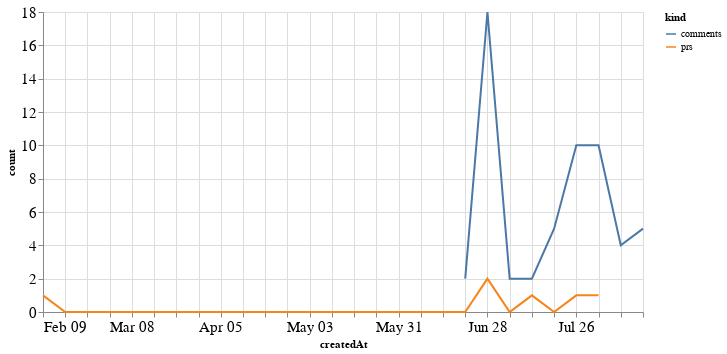

This figure's notebook cell:
### Code cell
alt.Chart(total_time, width=600).mark_line().encode(
    x='createdAt',
    y='count',
    color='kind'
)

### Figure 1 — Vega-Lite specification as saved in the notebook (floating-point values rounded to 4 significant figures)
{"config": {"axisLeft": {"labelFontSize": 15}, "axisBottom": {"labelFontSize": 15}}, "data": {"name": "data-91afd654a48742d6f42d5e1badb27491"}, "mark": "line", "encoding": {"color": {"type": "nominal", "field": "kind"}, "x": {"type": "temporal", "field": "createdAt"}, "y": {"type": "quantitative", "field": "count"}}, "width": 600, "$schema": "https://vega.github.io/schema/vega-lite/v4.8.1.json", "datasets": {"data-91afd654a48742d6f42d5e1badb27491": [{"createdAt": "2020-02-09T00:00:00", "kind": "prs", "count": 1.0}, {"createdAt": "2020-02-16T00:00:00", "kind": "prs", "count": 0.0}, {"createdAt": "2020-02-23T00:00:00", "kind": "prs", "count": 0.0}, {"createdAt": "2020-03-01T00:00:00", "kind": "prs", "count": 0.0}, {"createdAt": "2020-03-08T00:00:00", "kind": "prs", "count": 0.0}, {"createdAt": "2020-03-15T00:00:00", "kind": "prs", "count": 0.0}, {"createdAt": "2020-03-22T00:00:00", "kind": "prs", "count": 0.0}, {"createdAt": "2020-03-29T00:00:00", "kind": "prs", "count": 0.0}, {"createdAt": "2020-04-05T00:00:00", "kind": "prs", "count": 0.0}, {"createdAt": "2020-04-12T00:00:00", "kind": "prs", "count": 0.0}, {"createdAt": "2020-04-19T00:00:00", "kind": "prs", "count": 0.0}, {"createdAt": "2020-04-26T00:00:00", "kind": "prs", "count": 0.0}, {"createdAt": "2020-05-03T00:00:00", "kind": "prs", "count": 0.0}, {"createdAt": "2020-05-10T00:00:00", "kind": "prs", "count": 0.0}, {"createdAt": "2020-05-17T00:00:00", "kind": "prs", "count": 0.0}, {"createdAt": "2020-05-24T00:00:00", "kind": "prs", "count": 0.0}, {"createdAt": "2020-05-31T00:00:00", "kind": "prs", "count": 0.0}, {"createdAt": "2020-06-07T00:00:00", "kind": "prs", "count": 0.0}, {"createdAt": "2020-06-14T00:00:00", "kind": "prs", "count": 0.0}, {"createdAt": "2020-06-21T00:00:00", "kind": "prs", "count": 0.0}, {"createdAt": "2020-06-28T00:00:00", "kind": "prs", "count": 2.0}, {"createdAt": "2020-07-05T00:00:00", "kind": "prs", "count": 0.0}, {"createdAt": "2020-07-12T00:00:00", "kind": "prs", "count": 1.0}, {"createdAt": "2020-07-19T00:00:00", "kind": "prs", "count": 0.0}, {"createdAt": "2020-07-26T00:00:00", "kind": "prs", "count": 1.0}, {"createdAt": "2020-08-02T00:00:00", "kind": "prs", "count": 1.0}, {"createdAt": "2020-08-09T00:00:00", "kind": "prs", "count": null}, {"createdAt": "2020-08-16T00:00:00", "kind": "prs", "count": null}, {"createdAt": "2020-02-09T00:00:00", "kind": "comments", "count": null}, {"createdAt": "2020-02-16T00:00:00", "kind": "comments", "count": null}, {"createdAt": "2020-02-23T00:00:00", "kind": "comments", "count": null}, {"createdAt": "2020-03-01T00:00:00", "kind": "comments", "count": null}, {"createdAt": "2020-03-08T00:00:00", "kind": "comments", "count": null}, {"createdAt": "2020-03-15T00:00:00", "kind": "comments", "count": null}, {"createdAt": "2020-03-22T00:00:00", "kind": "comments", "count": null}, {"createdAt": "2020-03-29T00:00:00", "kind": "comments", "count": null}, {"createdAt": "2020-04-05T00:00:00", "kind": "comments", "count": null}, {"createdAt": "2020-04-12T00:00:00", "kind": "comments", "count": null}, {"createdAt": "2020-04-19T00:00:00", "kind": "comments", "count": null}, {"createdAt": "2020-04-26T00:00:00", "kind": "comments", "count": null}, {"createdAt": "2020-05-03T00:00:00", "kind": "comments", "count": null}, {"createdAt": "2020-05-10T00:00:00", "kind": "comments", "count": null}, {"createdAt": "2020-05-17T00:00:00", "kind": "comments", "count": null}, {"createdAt": "2020-05-24T00:00:00", "kind": "comments", "count": null}, {"createdAt": "2020-05-31T00:00:00", "kind": "comments", "count": null}, {"createdAt": "2020-06-07T00:00:00", "kind": "comments", "count": null}, {"createdAt": "2020-06-14T00:00:00", "kind": "comments", "count": null}, {"createdAt": "2020-06-21T00:00:00", "kind": "comments", "count": 2.0}, {"createdAt": "2020-06-28T00:00:00", "kind": "comments", "count": 18.0}, {"createdAt": "2020-07-05T00:00:00", "kind": "comments", "count": 2.0}, {"createdAt": "2020-07-12T00:00:00", "kind": "comments", "count": 2.0}, {"createdAt": "2020-07-19T00:00:00", "kind": "comments", "count": 5.0}, {"createdAt": "2020-07-26T00:00:00", "kind": "comments", "count": 10.0}, {"createdAt": "2020-08-02T00:00:00", "kind": "comments", "count": 10.0}, {"createdAt": "2020-08-09T00:00:00", "kind": "comments", "count": 4.0}, {"createdAt": "2020-08-16T00:00:00", "kind": "comments", "count": 5.0}]}}
